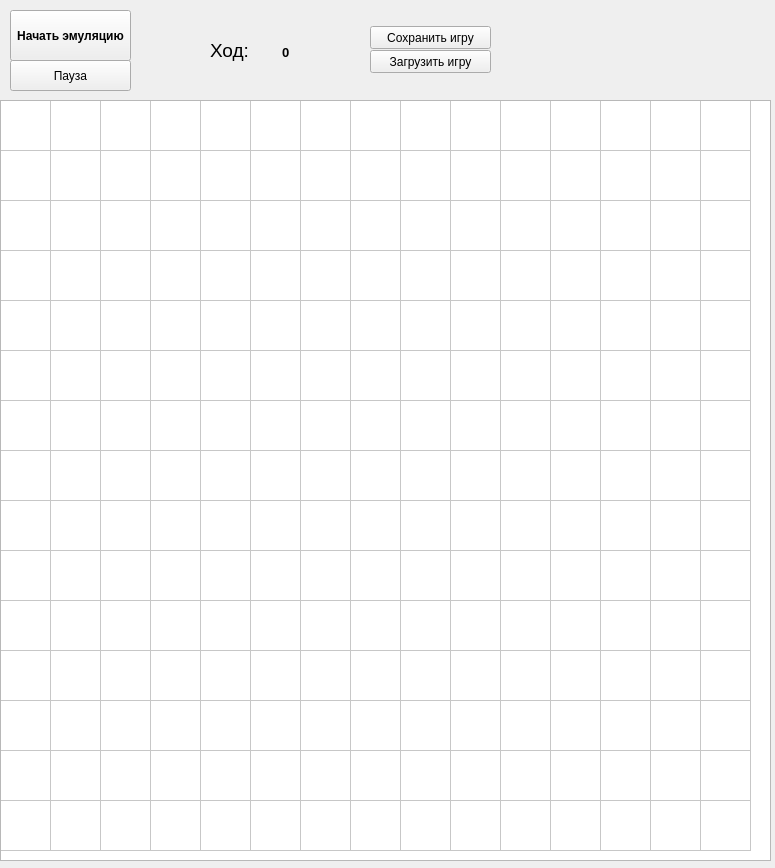
<?xml version="1.0" encoding="UTF-8"?>
<ui version="4.0">
 <class>MainWindow</class>
 <widget class="QMainWindow" name="MainWindow">
  <property name="geometry">
   <rect>
    <x>0</x>
    <y>0</y>
    <width>775</width>
    <height>868</height>
   </rect>
  </property>
  <property name="windowTitle">
   <string>Волки против овец</string>
  </property>
  <property name="windowIcon">
   <iconset resource="paint.qrc">
    <normaloff>:/new/prefix1/paint1.PNG</normaloff>:/new/prefix1/paint1.PNG</iconset>
  </property>
  <widget class="QWidget" name="centralWidget">
   <widget class="QTableWidget" name="tableWidget">
    <property name="geometry">
     <rect>
      <x>0</x>
      <y>100</y>
      <width>771</width>
      <height>761</height>
     </rect>
    </property>
    <property name="autoScroll">
     <bool>true</bool>
    </property>
    <property name="editTriggers">
     <set>QAbstractItemView::NoEditTriggers</set>
    </property>
    <property name="selectionMode">
     <enum>QAbstractItemView::NoSelection</enum>
    </property>
    <property name="iconSize">
     <size>
      <width>30</width>
      <height>30</height>
     </size>
    </property>
    <property name="showGrid">
     <bool>true</bool>
    </property>
    <property name="rowCount">
     <number>15</number>
    </property>
    <property name="columnCount">
     <number>15</number>
    </property>
    <attribute name="horizontalHeaderVisible">
     <bool>false</bool>
    </attribute>
    <attribute name="horizontalHeaderDefaultSectionSize">
     <number>50</number>
    </attribute>
    <attribute name="horizontalHeaderHighlightSections">
     <bool>false</bool>
    </attribute>
    <attribute name="verticalHeaderVisible">
     <bool>false</bool>
    </attribute>
    <attribute name="verticalHeaderDefaultSectionSize">
     <number>50</number>
    </attribute>
    <attribute name="verticalHeaderHighlightSections">
     <bool>false</bool>
    </attribute>
    <row/>
    <row/>
    <row/>
    <row/>
    <row/>
    <row/>
    <row/>
    <row/>
    <row/>
    <row/>
    <row/>
    <row/>
    <row/>
    <row/>
    <row/>
    <column/>
    <column/>
    <column/>
    <column/>
    <column/>
    <column/>
    <column/>
    <column/>
    <column/>
    <column/>
    <column/>
    <column/>
    <column/>
    <column/>
    <column/>
   </widget>
   <widget class="QLabel" name="label">
    <property name="geometry">
     <rect>
      <x>282</x>
      <y>46</y>
      <width>46</width>
      <height>13</height>
     </rect>
    </property>
    <property name="font">
     <font>
      <pointsize>10</pointsize>
      <weight>75</weight>
      <bold>true</bold>
     </font>
    </property>
    <property name="text">
     <string>0</string>
    </property>
   </widget>
   <widget class="QPushButton" name="But_start">
    <property name="geometry">
     <rect>
      <x>10</x>
      <y>10</y>
      <width>121</width>
      <height>51</height>
     </rect>
    </property>
    <property name="font">
     <font>
      <weight>75</weight>
      <bold>true</bold>
     </font>
    </property>
    <property name="text">
     <string>Начать эмуляцию</string>
    </property>
   </widget>
   <widget class="QPushButton" name="But_stop">
    <property name="geometry">
     <rect>
      <x>10</x>
      <y>60</y>
      <width>121</width>
      <height>31</height>
     </rect>
    </property>
    <property name="text">
     <string>Пауза</string>
    </property>
   </widget>
   <widget class="QLabel" name="label_2">
    <property name="geometry">
     <rect>
      <x>210</x>
      <y>40</y>
      <width>46</width>
      <height>21</height>
     </rect>
    </property>
    <property name="font">
     <font>
      <pointsize>14</pointsize>
     </font>
    </property>
    <property name="text">
     <string>Ход:</string>
    </property>
   </widget>
   <widget class="QPushButton" name="But_save">
    <property name="geometry">
     <rect>
      <x>370</x>
      <y>26</y>
      <width>121</width>
      <height>23</height>
     </rect>
    </property>
    <property name="text">
     <string>Сохранить игру</string>
    </property>
   </widget>
   <widget class="QPushButton" name="But_load">
    <property name="geometry">
     <rect>
      <x>370</x>
      <y>50</y>
      <width>121</width>
      <height>23</height>
     </rect>
    </property>
    <property name="text">
     <string>Загрузить игру</string>
    </property>
   </widget>
  </widget>
 </widget>
 <layoutdefault spacing="6" margin="11"/>
 <resources>
  <include location="paint.qrc"/>
 </resources>
 <connections/>
</ui>
